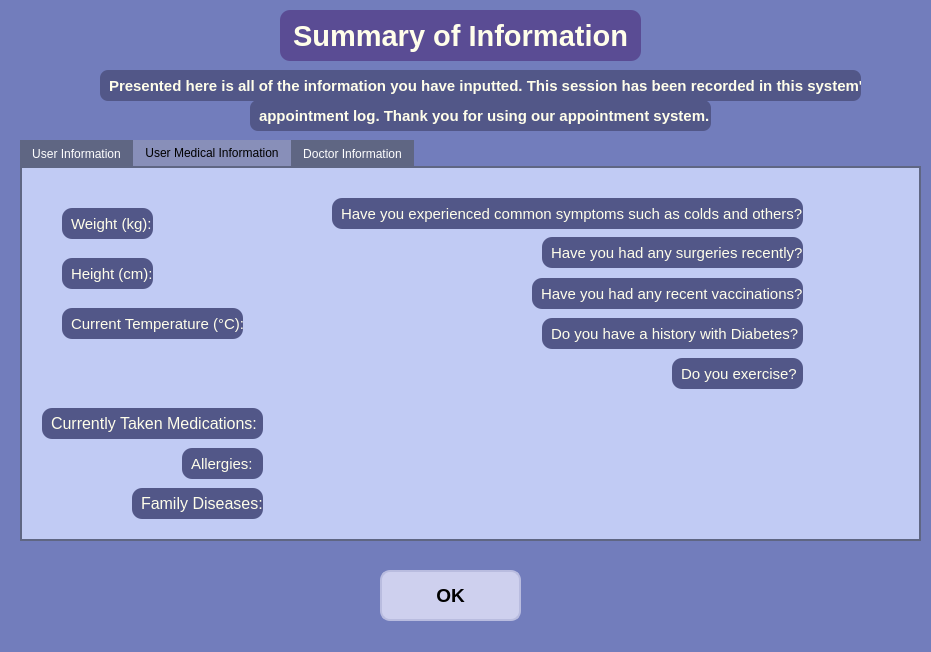
<?xml version="1.0" encoding="UTF-8"?>
<ui version="4.0">
 <class>Dialog</class>
 <widget class="QDialog" name="Dialog">
  <property name="geometry">
   <rect>
    <x>0</x>
    <y>0</y>
    <width>931</width>
    <height>652</height>
   </rect>
  </property>
  <property name="windowTitle">
   <string>Dialog</string>
  </property>
  <property name="styleSheet">
   <string notr="true">QDialog{
	background-color: rgb(114, 125, 188);
}</string>
  </property>
  <widget class="QLabel" name="SummaryLabel">
   <property name="geometry">
    <rect>
     <x>280</x>
     <y>10</y>
     <width>361</width>
     <height>51</height>
    </rect>
   </property>
   <property name="font">
    <font>
     <pointsize>22</pointsize>
     <bold>true</bold>
    </font>
   </property>
   <property name="styleSheet">
    <string notr="true">QLabel {
color: rgb(255, 254, 234);
background-color: rgb(90, 76, 148);
border-radius: 10px;
padding-left: 5px;
}</string>
   </property>
   <property name="text">
    <string>Summary of Information</string>
   </property>
  </widget>
  <widget class="QPushButton" name="okButton">
   <property name="geometry">
    <rect>
     <x>380</x>
     <y>570</y>
     <width>141</width>
     <height>51</height>
    </rect>
   </property>
   <property name="font">
    <font>
     <pointsize>14</pointsize>
     <bold>true</bold>
    </font>
   </property>
   <property name="styleSheet">
    <string notr="true">QPushButton{
border: 2px solid rgb(185, 188, 223);
border-radius: 10px;
background-color: rgb(206, 208, 238);
}
QPushButton:hover {
background-color: rgb(218, 220, 252);
}
QPushButton:pressed {
background-color: rgb(193, 194, 238)
}</string>
   </property>
   <property name="text">
    <string>OK</string>
   </property>
  </widget>
  <widget class="QLabel" name="InstructionsLabel">
   <property name="geometry">
    <rect>
     <x>100</x>
     <y>70</y>
     <width>761</width>
     <height>31</height>
    </rect>
   </property>
   <property name="font">
    <font>
     <pointsize>11</pointsize>
     <bold>true</bold>
    </font>
   </property>
   <property name="styleSheet">
    <string notr="true">QLabel {
color: rgb(255, 254, 234);
background-color:rgb(82, 87, 136);
border-radius: 8px;
padding-left: 5px;
}</string>
   </property>
   <property name="text">
    <string>Presented here is all of the information you have inputted. This session has been recorded in this system's </string>
   </property>
  </widget>
  <widget class="QLabel" name="InstructionsLabel2">
   <property name="geometry">
    <rect>
     <x>250</x>
     <y>100</y>
     <width>461</width>
     <height>31</height>
    </rect>
   </property>
   <property name="font">
    <font>
     <pointsize>11</pointsize>
     <bold>true</bold>
    </font>
   </property>
   <property name="styleSheet">
    <string notr="true">QLabel {
color: rgb(255, 254, 234);
background-color:rgb(82, 87, 136);
border-radius: 8px;
padding-left: 5px;
}</string>
   </property>
   <property name="text">
    <string>appointment log. Thank you for using our appointment system.</string>
   </property>
  </widget>
  <widget class="QTabWidget" name="tabWidget">
   <property name="geometry">
    <rect>
     <x>20</x>
     <y>140</y>
     <width>901</width>
     <height>401</height>
    </rect>
   </property>
   <property name="styleSheet">
    <string notr="true">QTabWidget::pane {
    border: 2px solid rgb(95, 102, 131);
}

QTabBar::tab {
    color: rgb(255, 255, 255);
    background-color: rgb(95, 102, 131);
}

QTabBar::tab:selected {
	color: rgb(0, 0, 0);
    background-color: rgb(136, 143, 185)
}

QTabWidget::tab:selected {
    background-color: rgb(193, 203, 244);
}</string>
   </property>
   <property name="currentIndex">
    <number>1</number>
   </property>
   <widget class="QWidget" name="UserInfoTab">
    <property name="styleSheet">
     <string notr="true">QWidget{
	background-color: rgb(193, 203, 244)
}</string>
    </property>
    <attribute name="title">
     <string>User Information</string>
    </attribute>
    <widget class="QLabel" name="NameLabel">
     <property name="geometry">
      <rect>
       <x>40</x>
       <y>20</y>
       <width>71</width>
       <height>31</height>
      </rect>
     </property>
     <property name="font">
      <font>
       <pointsize>15</pointsize>
      </font>
     </property>
     <property name="styleSheet">
      <string notr="true">QLabel {
color: rgb(255, 254, 234);
background-color:rgb(82, 87, 136);
border-radius: 10px;
padding-left: 5px;
}</string>
     </property>
     <property name="text">
      <string>Name:</string>
     </property>
    </widget>
    <widget class="QLabel" name="AgeLabel">
     <property name="geometry">
      <rect>
       <x>50</x>
       <y>70</y>
       <width>61</width>
       <height>31</height>
      </rect>
     </property>
     <property name="font">
      <font>
       <pointsize>15</pointsize>
      </font>
     </property>
     <property name="styleSheet">
      <string notr="true">QLabel {
color: rgb(255, 254, 234);
background-color:rgb(82, 87, 136);
border-radius: 10px;
}</string>
     </property>
     <property name="text">
      <string>&lt;html&gt;&lt;head/&gt;&lt;body&gt;&lt;p align=&quot;center&quot;&gt;Age:&lt;/p&gt;&lt;/body&gt;&lt;/html&gt;</string>
     </property>
    </widget>
    <widget class="QLabel" name="AgeValueLabel">
     <property name="geometry">
      <rect>
       <x>120</x>
       <y>70</y>
       <width>201</width>
       <height>31</height>
      </rect>
     </property>
     <property name="font">
      <font>
       <pointsize>15</pointsize>
      </font>
     </property>
     <property name="styleSheet">
      <string notr="true">QLabel {
color: rgb(0, 0, 0)
}</string>
     </property>
     <property name="text">
      <string>&lt;html&gt;&lt;head/&gt;&lt;body&gt;&lt;p&gt;&lt;span style=&quot; font-weight:700;&quot;&gt;Placeholder Text&lt;/span&gt;&lt;/p&gt;&lt;/body&gt;&lt;/html&gt;</string>
     </property>
    </widget>
    <widget class="QLabel" name="NameValueLabel">
     <property name="geometry">
      <rect>
       <x>120</x>
       <y>20</y>
       <width>451</width>
       <height>31</height>
      </rect>
     </property>
     <property name="font">
      <font>
       <pointsize>15</pointsize>
      </font>
     </property>
     <property name="styleSheet">
      <string notr="true">QLabel {
color: rgb(0, 0, 0)
}</string>
     </property>
     <property name="text">
      <string>&lt;html&gt;&lt;head/&gt;&lt;body&gt;&lt;p&gt;&lt;span style=&quot; font-weight:700;&quot;&gt;Placeholder Text&lt;/span&gt;&lt;/p&gt;&lt;/body&gt;&lt;/html&gt;</string>
     </property>
    </widget>
    <widget class="QLabel" name="AddressValueLabel">
     <property name="geometry">
      <rect>
       <x>120</x>
       <y>120</y>
       <width>731</width>
       <height>31</height>
      </rect>
     </property>
     <property name="font">
      <font>
       <pointsize>15</pointsize>
      </font>
     </property>
     <property name="styleSheet">
      <string notr="true">QLabel {
color: rgb(0, 0, 0)
}</string>
     </property>
     <property name="text">
      <string>&lt;html&gt;&lt;head/&gt;&lt;body&gt;&lt;p&gt;&lt;span style=&quot; font-weight:700;&quot;&gt;Placeholder Text&lt;/span&gt;&lt;/p&gt;&lt;/body&gt;&lt;/html&gt;</string>
     </property>
    </widget>
    <widget class="QLabel" name="AddressLabel">
     <property name="geometry">
      <rect>
       <x>20</x>
       <y>120</y>
       <width>91</width>
       <height>31</height>
      </rect>
     </property>
     <property name="font">
      <font>
       <pointsize>15</pointsize>
      </font>
     </property>
     <property name="styleSheet">
      <string notr="true">QLabel {
color: rgb(255, 254, 234);
background-color:rgb(82, 87, 136);
border-radius: 10px;
padding-left: 5px;
}</string>
     </property>
     <property name="text">
      <string>Address:</string>
     </property>
    </widget>
   </widget>
   <widget class="QWidget" name="UserDiagnosisTab">
    <property name="styleSheet">
     <string notr="true">QWidget{
	background-color: rgb(193, 203, 244)
}</string>
    </property>
    <attribute name="title">
     <string>User Medical Information</string>
    </attribute>
    <widget class="QLabel" name="WeightLabel">
     <property name="geometry">
      <rect>
       <x>40</x>
       <y>40</y>
       <width>91</width>
       <height>31</height>
      </rect>
     </property>
     <property name="font">
      <font>
       <pointsize>11</pointsize>
      </font>
     </property>
     <property name="styleSheet">
      <string notr="true">QLabel {
color: rgb(255, 254, 234);
background-color:rgb(82, 87, 136);
border-radius: 10px;
padding-left: 5px;
}</string>
     </property>
     <property name="text">
      <string>Weight (kg):</string>
     </property>
    </widget>
    <widget class="QLabel" name="HeightLabel">
     <property name="geometry">
      <rect>
       <x>40</x>
       <y>90</y>
       <width>91</width>
       <height>31</height>
      </rect>
     </property>
     <property name="font">
      <font>
       <pointsize>11</pointsize>
      </font>
     </property>
     <property name="styleSheet">
      <string notr="true">QLabel {
color: rgb(255, 254, 234);
background-color:rgb(82, 87, 136);
border-radius: 10px;
padding-left: 5px;
}</string>
     </property>
     <property name="text">
      <string>Height (cm):</string>
     </property>
    </widget>
    <widget class="QLabel" name="TempLabel">
     <property name="geometry">
      <rect>
       <x>40</x>
       <y>140</y>
       <width>181</width>
       <height>31</height>
      </rect>
     </property>
     <property name="font">
      <font>
       <pointsize>11</pointsize>
      </font>
     </property>
     <property name="styleSheet">
      <string notr="true">QLabel {
color: rgb(255, 254, 234);
background-color:rgb(82, 87, 136);
border-radius: 10px;
padding-left: 5px;
}</string>
     </property>
     <property name="text">
      <string>Current Temperature (°C):</string>
     </property>
    </widget>
    <widget class="QLabel" name="DiabetesLabel">
     <property name="geometry">
      <rect>
       <x>520</x>
       <y>150</y>
       <width>261</width>
       <height>31</height>
      </rect>
     </property>
     <property name="font">
      <font>
       <pointsize>11</pointsize>
      </font>
     </property>
     <property name="styleSheet">
      <string notr="true">QLabel {
color: rgb(255, 254, 234);
background-color:rgb(82, 87, 136);
border-radius: 10px;
padding-left: 5px;
}</string>
     </property>
     <property name="text">
      <string>Do you have a history with Diabetes?</string>
     </property>
    </widget>
    <widget class="QLabel" name="ExerLabel">
     <property name="geometry">
      <rect>
       <x>650</x>
       <y>190</y>
       <width>131</width>
       <height>31</height>
      </rect>
     </property>
     <property name="font">
      <font>
       <pointsize>11</pointsize>
      </font>
     </property>
     <property name="styleSheet">
      <string notr="true">QLabel {
color: rgb(255, 254, 234);
background-color:rgb(82, 87, 136);
border-radius: 10px;
padding-left: 5px;
}</string>
     </property>
     <property name="text">
      <string>Do you exercise?</string>
     </property>
    </widget>
    <widget class="QLabel" name="SurgeryLabel">
     <property name="geometry">
      <rect>
       <x>520</x>
       <y>69</y>
       <width>261</width>
       <height>31</height>
      </rect>
     </property>
     <property name="font">
      <font>
       <pointsize>11</pointsize>
      </font>
     </property>
     <property name="styleSheet">
      <string notr="true">QLabel {
color: rgb(255, 254, 234);
background-color:rgb(82, 87, 136);
border-radius: 10px;
padding-left: 5px;
}</string>
     </property>
     <property name="text">
      <string>Have you had any surgeries recently?</string>
     </property>
    </widget>
    <widget class="QLabel" name="vaccinationLabel">
     <property name="geometry">
      <rect>
       <x>510</x>
       <y>110</y>
       <width>271</width>
       <height>31</height>
      </rect>
     </property>
     <property name="font">
      <font>
       <pointsize>11</pointsize>
      </font>
     </property>
     <property name="styleSheet">
      <string notr="true">QLabel {
color: rgb(255, 254, 234);
background-color:rgb(82, 87, 136);
border-radius: 10px;
padding-left: 5px;
}</string>
     </property>
     <property name="text">
      <string>Have you had any recent vaccinations?</string>
     </property>
    </widget>
    <widget class="QLabel" name="MedicationLabel">
     <property name="geometry">
      <rect>
       <x>20</x>
       <y>240</y>
       <width>221</width>
       <height>31</height>
      </rect>
     </property>
     <property name="font">
      <font>
       <pointsize>12</pointsize>
      </font>
     </property>
     <property name="styleSheet">
      <string notr="true">QLabel {
color: rgb(255, 254, 234);
background-color:rgb(82, 87, 136);
border-radius: 10px;
padding-left: 5px;
}</string>
     </property>
     <property name="text">
      <string>Currently Taken Medications:</string>
     </property>
    </widget>
    <widget class="QLabel" name="AllergyLabel">
     <property name="geometry">
      <rect>
       <x>160</x>
       <y>280</y>
       <width>81</width>
       <height>31</height>
      </rect>
     </property>
     <property name="font">
      <font>
       <pointsize>11</pointsize>
      </font>
     </property>
     <property name="styleSheet">
      <string notr="true">QLabel {
color: rgb(255, 254, 234);
background-color:rgb(82, 87, 136);
border-radius: 10px;
padding-left: 5px;
}</string>
     </property>
     <property name="text">
      <string>Allergies:</string>
     </property>
    </widget>
    <widget class="QLabel" name="FamDiseaseLabel">
     <property name="geometry">
      <rect>
       <x>110</x>
       <y>320</y>
       <width>131</width>
       <height>31</height>
      </rect>
     </property>
     <property name="font">
      <font>
       <pointsize>12</pointsize>
      </font>
     </property>
     <property name="styleSheet">
      <string notr="true">QLabel {
color: rgb(255, 254, 234);
background-color:rgb(82, 87, 136);
border-radius: 10px;
padding-left: 5px;
}</string>
     </property>
     <property name="text">
      <string>Family Diseases:</string>
     </property>
    </widget>
    <widget class="QLabel" name="WeightValueLabel">
     <property name="geometry">
      <rect>
       <x>140</x>
       <y>40</y>
       <width>91</width>
       <height>31</height>
      </rect>
     </property>
     <property name="font">
      <font>
       <pointsize>11</pointsize>
      </font>
     </property>
     <property name="text">
      <string/>
     </property>
    </widget>
    <widget class="QLabel" name="HeightValueLabel">
     <property name="geometry">
      <rect>
       <x>140</x>
       <y>90</y>
       <width>91</width>
       <height>31</height>
      </rect>
     </property>
     <property name="font">
      <font>
       <pointsize>11</pointsize>
      </font>
     </property>
     <property name="text">
      <string/>
     </property>
    </widget>
    <widget class="QLabel" name="TempValueLabel">
     <property name="geometry">
      <rect>
       <x>230</x>
       <y>140</y>
       <width>71</width>
       <height>31</height>
      </rect>
     </property>
     <property name="font">
      <font>
       <pointsize>11</pointsize>
      </font>
     </property>
     <property name="text">
      <string/>
     </property>
    </widget>
    <widget class="QLabel" name="ExerValueLabel">
     <property name="geometry">
      <rect>
       <x>790</x>
       <y>195</y>
       <width>71</width>
       <height>21</height>
      </rect>
     </property>
     <property name="font">
      <font>
       <pointsize>11</pointsize>
      </font>
     </property>
     <property name="text">
      <string/>
     </property>
    </widget>
    <widget class="QLabel" name="SurgeryValueLabel">
     <property name="geometry">
      <rect>
       <x>790</x>
       <y>70</y>
       <width>71</width>
       <height>31</height>
      </rect>
     </property>
     <property name="font">
      <font>
       <pointsize>11</pointsize>
      </font>
     </property>
     <property name="text">
      <string/>
     </property>
    </widget>
    <widget class="QLabel" name="VaccinationValueLabel">
     <property name="geometry">
      <rect>
       <x>790</x>
       <y>115</y>
       <width>71</width>
       <height>21</height>
      </rect>
     </property>
     <property name="font">
      <font>
       <pointsize>11</pointsize>
      </font>
     </property>
     <property name="text">
      <string/>
     </property>
    </widget>
    <widget class="QLabel" name="DiabetesValueLabel">
     <property name="geometry">
      <rect>
       <x>790</x>
       <y>150</y>
       <width>71</width>
       <height>31</height>
      </rect>
     </property>
     <property name="font">
      <font>
       <pointsize>11</pointsize>
      </font>
     </property>
     <property name="text">
      <string/>
     </property>
    </widget>
    <widget class="QLabel" name="MedicationValueLabel">
     <property name="geometry">
      <rect>
       <x>250</x>
       <y>241</y>
       <width>611</width>
       <height>31</height>
      </rect>
     </property>
     <property name="font">
      <font>
       <pointsize>11</pointsize>
      </font>
     </property>
     <property name="text">
      <string/>
     </property>
    </widget>
    <widget class="QLabel" name="AllergyValueLabel">
     <property name="geometry">
      <rect>
       <x>250</x>
       <y>280</y>
       <width>611</width>
       <height>31</height>
      </rect>
     </property>
     <property name="font">
      <font>
       <pointsize>11</pointsize>
      </font>
     </property>
     <property name="text">
      <string/>
     </property>
    </widget>
    <widget class="QLabel" name="FamDiseaseValueLabel">
     <property name="geometry">
      <rect>
       <x>250</x>
       <y>320</y>
       <width>611</width>
       <height>31</height>
      </rect>
     </property>
     <property name="font">
      <font>
       <pointsize>11</pointsize>
      </font>
     </property>
     <property name="text">
      <string/>
     </property>
    </widget>
    <widget class="QLabel" name="CommonSymptomsLabel">
     <property name="geometry">
      <rect>
       <x>310</x>
       <y>30</y>
       <width>471</width>
       <height>31</height>
      </rect>
     </property>
     <property name="font">
      <font>
       <pointsize>11</pointsize>
      </font>
     </property>
     <property name="styleSheet">
      <string notr="true">QLabel {
color: rgb(255, 254, 234);
background-color:rgb(82, 87, 136);
border-radius: 10px;
padding-left: 5px;
}</string>
     </property>
     <property name="text">
      <string>Have you experienced common symptoms such as colds and others?</string>
     </property>
    </widget>
    <widget class="QLabel" name="CommonSymptomsValueLabel">
     <property name="geometry">
      <rect>
       <x>790</x>
       <y>30</y>
       <width>71</width>
       <height>31</height>
      </rect>
     </property>
     <property name="font">
      <font>
       <pointsize>11</pointsize>
      </font>
     </property>
     <property name="text">
      <string/>
     </property>
    </widget>
   </widget>
   <widget class="QWidget" name="DoctorInfoTab">
    <property name="styleSheet">
     <string notr="true">QWidget{
	background-color: rgb(193, 203, 244)
}</string>
    </property>
    <attribute name="title">
     <string>Doctor Information</string>
    </attribute>
    <widget class="QLabel" name="EmailLabel">
     <property name="geometry">
      <rect>
       <x>110</x>
       <y>70</y>
       <width>71</width>
       <height>31</height>
      </rect>
     </property>
     <property name="font">
      <font>
       <pointsize>15</pointsize>
      </font>
     </property>
     <property name="styleSheet">
      <string notr="true">QLabel {
color: rgb(255, 254, 234);
background-color:rgb(82, 87, 136);
border-radius: 10px;
padding-left: 5px;
}</string>
     </property>
     <property name="text">
      <string>Email:</string>
     </property>
    </widget>
    <widget class="QLabel" name="DoctorNameLabel">
     <property name="geometry">
      <rect>
       <x>40</x>
       <y>20</y>
       <width>141</width>
       <height>31</height>
      </rect>
     </property>
     <property name="font">
      <font>
       <pointsize>15</pointsize>
      </font>
     </property>
     <property name="styleSheet">
      <string notr="true">QLabel {
color: rgb(255, 254, 234);
background-color:rgb(82, 87, 136);
border-radius: 10px;
padding-left: 5px;
}</string>
     </property>
     <property name="text">
      <string>Doctor Name:</string>
     </property>
    </widget>
    <widget class="QLabel" name="DoctorNameValueLabel">
     <property name="geometry">
      <rect>
       <x>200</x>
       <y>20</y>
       <width>291</width>
       <height>31</height>
      </rect>
     </property>
     <property name="font">
      <font>
       <pointsize>15</pointsize>
      </font>
     </property>
     <property name="text">
      <string/>
     </property>
    </widget>
    <widget class="QLabel" name="ContactLabel">
     <property name="geometry">
      <rect>
       <x>20</x>
       <y>120</y>
       <width>171</width>
       <height>31</height>
      </rect>
     </property>
     <property name="font">
      <font>
       <pointsize>15</pointsize>
      </font>
     </property>
     <property name="styleSheet">
      <string notr="true">QLabel {
color: rgb(255, 254, 234);
background-color:rgb(82, 87, 136);
border-radius: 10px;
padding-left: 5px;
}</string>
     </property>
     <property name="text">
      <string>Contact Number:</string>
     </property>
    </widget>
    <widget class="QLabel" name="ContactValueLabel">
     <property name="geometry">
      <rect>
       <x>200</x>
       <y>120</y>
       <width>171</width>
       <height>31</height>
      </rect>
     </property>
     <property name="font">
      <font>
       <pointsize>15</pointsize>
      </font>
     </property>
     <property name="text">
      <string/>
     </property>
    </widget>
    <widget class="QLabel" name="EmailValueLabel">
     <property name="geometry">
      <rect>
       <x>200</x>
       <y>70</y>
       <width>341</width>
       <height>31</height>
      </rect>
     </property>
     <property name="font">
      <font>
       <pointsize>15</pointsize>
      </font>
     </property>
     <property name="text">
      <string/>
     </property>
    </widget>
   </widget>
  </widget>
 </widget>
 <resources/>
 <connections/>
</ui>
